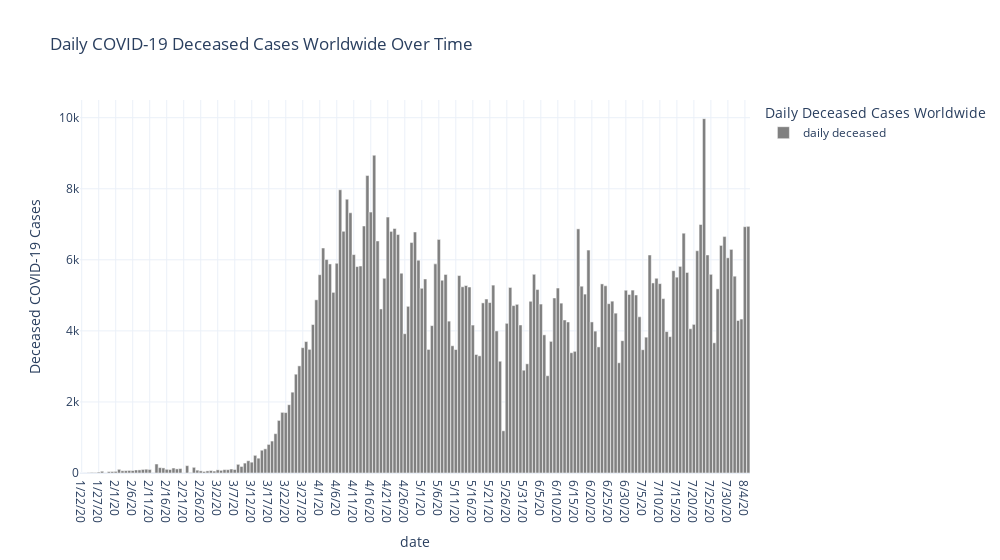

The notebook cell saved with this chart:
### Markdown cell above
# Daily COVID-19 Deceased Cases Worldwide

### Code cell
world_rate_df['daily deceased'] = world_rate_df.deaths.diff()
world_rate_df.iloc[0,9]=0

world_rate_long_df = world_rate_df.melt(id_vars="date",
                                        value_vars='daily deceased',
                                        var_name="Daily Deceased Cases Worldwide",
                                        value_name="Deceased COVID-19 Cases")
fig = px.bar(world_rate_long_df, x="date", y="Deceased COVID-19 Cases", 
              title='Daily COVID-19 Deceased Cases Worldwide Over Time',
              color='Daily Deceased Cases Worldwide',
              template='plotly_white'
            )

fig.update_layout(
        width = 1000,
        xaxis_showgrid=True, yaxis_showgrid=True,
        bargap=0.05
        )

fig.update_traces(marker_color='grey')

fig.show();

### Figure 1 — Plotly figure (JSON) as saved in the notebook; plotly's stock layout.template omitted (floating-point values rounded to 4 significant figures; data arrays with more than 128 entries replaced by an {"elided": "..."} marker saying what was removed)
{"data": [{"alignmentgroup": "True", "hovertemplate": "Daily Deceased Cases Worldwide=daily deceased<br>date=%{x}<br>Deceased COVID-19 Cases=%{y}<extra></extra>", "legendgroup": "daily deceased", "marker": {"color": "grey"}, "name": "daily deceased", "offsetgroup": "daily deceased", "orientation": "v", "showlegend": true, "textposition": "auto", "type": "bar", "x": {"elided": "197 str values"}, "xaxis": "x", "y": {"elided": "197 int values"}, "yaxis": "y"}], "layout": {"bargap": 0.05, "barmode": "relative", "legend": {"title": {"text": "Daily Deceased Cases Worldwide"}, "tracegroupgap": 0}, "title": {"text": "Daily COVID-19 Deceased Cases Worldwide Over Time"}, "width": 1000, "xaxis": {"anchor": "y", "domain": [0, 1], "showgrid": true, "title": {"text": "date"}}, "yaxis": {"anchor": "x", "domain": [0, 1], "showgrid": true, "title": {"text": "Deceased COVID-19 Cases"}}}}
